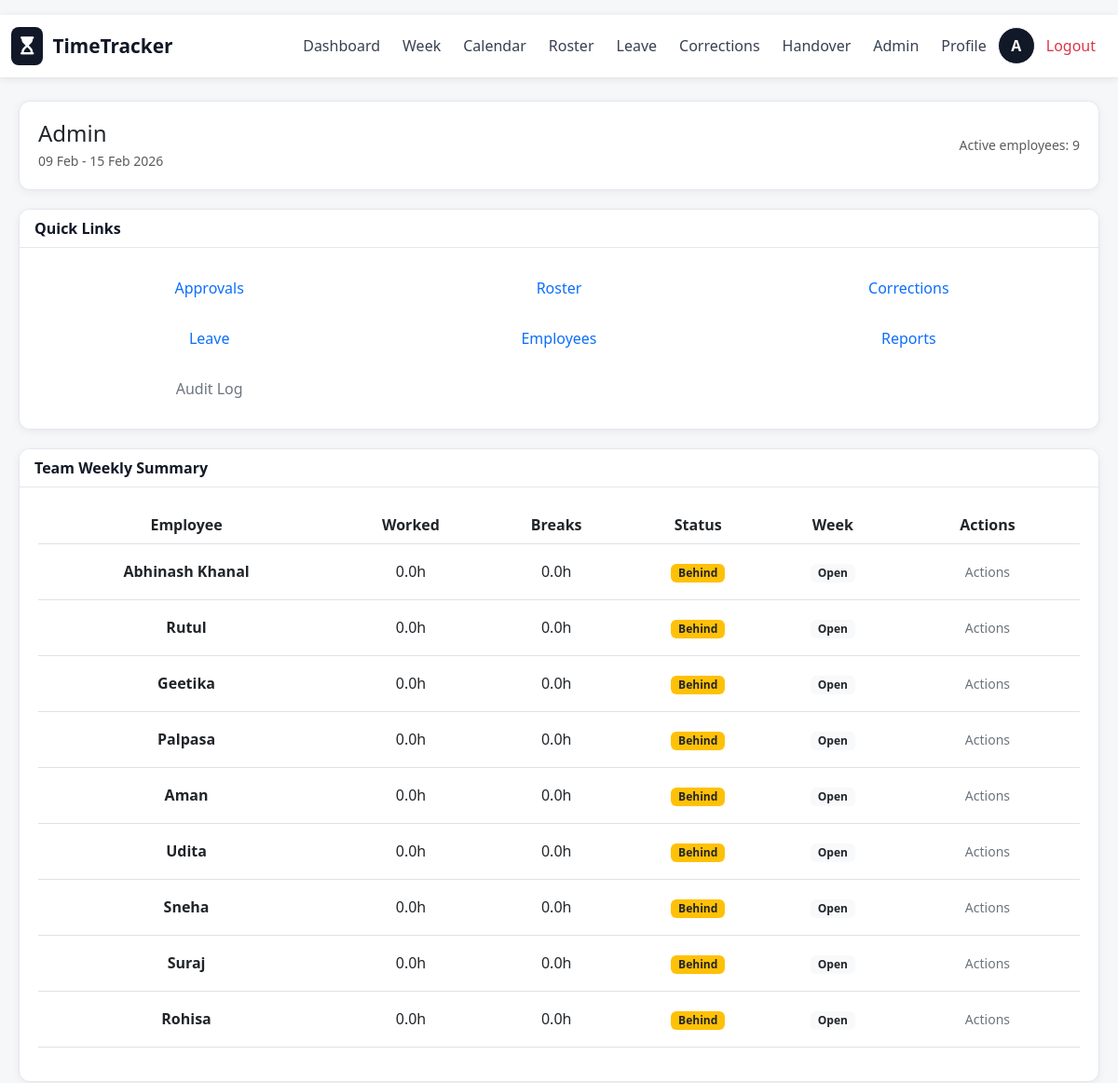
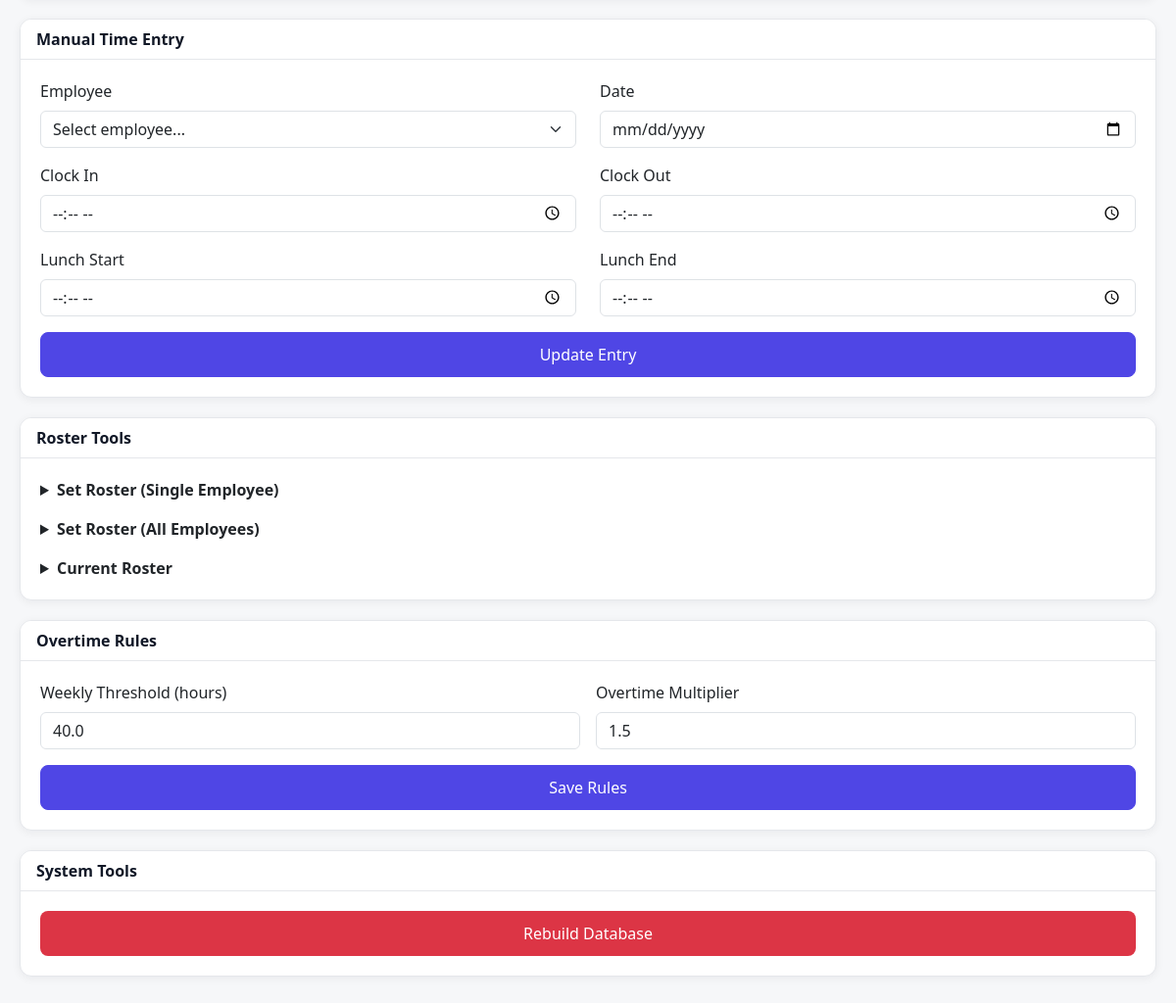
The page /admin (signed in) on the database its author committed (2 pictures, top to bottom).
### app.py (models this page shows)
class User(UserMixin, db.Model):
    id = db.Column(db.Integer, primary_key=True)
    name = db.Column(db.String(100), unique=True, nullable=False)
    email = db.Column(db.String(100), unique=True)
    password = db.Column(db.String(200), nullable=False)
    employee_id = db.Column(db.String(50), unique=True)
    department = db.Column(db.String(100))
    role = db.Column(db.String(20), default='employee')  # 'employee' or 'admin'
    phone = db.Column(db.String(30))
    profile_pic = db.Column(db.String(200), default='default.png')
    is_active = db.Column(db.Boolean, default=True)
    is_admin = db.Column(db.Boolean, default=False)
    is_staff = db.Column(db.Boolean, default=True)
    position = db.Column(db.String(100))
    visa_type = db.Column(db.String(50))
    weekly_hour_limit = db.Column(db.Float)
    created_at = db.Column(db.DateTime, default=datetime.now)
    last_login = db.Column(db.DateTime)

class SystemSettings(db.Model):
    id = db.Column(db.Integer, primary_key=True)
    working_hours_per_day = db.Column(db.Float, default=8.0)
    lunch_break_duration = db.Column(db.Integer, default=60)  # minutes
    dinner_break_duration = db.Column(db.Integer, default=30)  # minutes
    weekly_target_hours = db.Column(db.Float, default=48.0)
    session_timeout_minutes = db.Column(db.Integer, default=480)  # 8 hours
    overtime_threshold_hours = db.Column(db.Float, default=40.0)
    overtime_multiplier = db.Column(db.Float, default=1.5)

### app.py (the view, shortened to what this page needs)
@app.route("/admin", methods=["GET", "POST"])
@login_required
def admin():
    if current_user.role != 'admin' and not current_user.is_admin:
        return "Unauthorized", 403
    w_start, w_end = get_week_range()
    users = User.query.all()
    summaries = []
    roster_entries = Roster.query.all()
    user_map = {u.id: u for u in users}
    settings = get_settings()
    for user in users:
        entries = TimeEntry.query.filter(
            TimeEntry.user_id == user.id,
            TimeEntry.day >= w_start,
            TimeEntry.day <= w_end
        ).all()
        total_work = 0
        total_break = 0
        for entry in entries:
            if entry.clock_in:
                work, breaks = work_and_break_minutes(entry)
                total_work += work
                total_break += breaks
        work_hours = total_work / 60
        flag = "✓" if work_hours >= settings.weekly_target_hours else f"⚠ {settings.weekly_target_hours - work_hours:.1f}h"
        summaries.append({
            'id': user.id,
            'name': user.name,
            'work': f"{work_hours:.1f}h",
            'breaks': f"{total_break/60:.1f}h",
            'flag': flag,
            'locked': is_week_locked(user.id, w_start)
        })
    days_of_week = ['Monday', 'Tuesday', 'Wednesday', 'Thursday', 'Friday', 'Saturday', 'Sunday']
    return render_template(
        "admin.html",
        w_start=w_start,
        w_end=w_end,
        summaries=summaries,
        users=users,
        days_of_week=days_of_week,
        settings=settings,
        roster_entries=roster_entries,
        user_map=user_map
    )

### app.py (called while the page is built)
@login_manager.user_loader
def load_user(user_id):
    return User.query.get(int(user_id))

def get_week_range(d=None):
    if d is None:
        d = date.today()
    if isinstance(d, datetime):
        d = d.date()
    monday = d - timedelta(days=d.weekday())
    sunday = monday + timedelta(days=6)
    return monday, sunday

@app.before_request
def prepare_schema():
    if not app.config.get("SCHEMA_READY"):
        ensure_schema()
        app.config["SCHEMA_READY"] = True

def get_settings():
    settings = SystemSettings.query.first()
    if not settings:
        settings = SystemSettings()
        db.session.add(settings)
        db.session.commit()
    return settings

def is_week_locked(user_id, day):
    w_start, w_end = get_week_range(day)
    lock = WeekApproval.query.filter_by(
        user_id=user_id,
        week_start=w_start,
        week_end=w_end,
        locked=True
    ).first()
    return bool(lock)

### templates/admin.html (shortened to what this page needs)
{% extends "base.html" %}
{% block content %}
<div class="card">
  <div class="card-body d-flex flex-wrap justify-content-between align-items-center gap-2">
    <div>
      <div class="h4 mb-1">Admin</div>
      <div class="text-muted small">{{ w_start.strftime("%d %b") }} - {{ w_end.strftime("%d %b %Y") }}</div>
    </div>
    <div class="text-muted small">Active employees: {{ summaries|length }}</div>
  </div>
</div>
<div class="card">
  <div class="card-header">Quick Links</div>
  <div class="card-body">
    <div class="row g-2">
      <div class="col-md-4">
        <a href="/approve-timesheet" class="btn btn-outline-primary w-100">Approvals</a>
      </div>
      <div class="col-md-4">
        <a href="/roster-admin" class="btn btn-outline-primary w-100">Roster</a>
      </div>
      <div class="col-md-4">
        <a href="/approve-corrections" class="btn btn-outline-primary w-100">Corrections</a>
      </div>
      <div class="col-md-4">
        <a href="/approve-leave" class="btn btn-outline-primary w-100">Leave</a>
      </div>
      <div class="col-md-4">
        <a href="/employee-management" class="btn btn-outline-primary w-100">Employees</a>
      </div>
      <div class="col-md-4">
        <a href="/reports" class="btn btn-outline-primary w-100">Reports</a>
      </div>
      <div class="col-md-4">
        <a href="/audit-log" class="btn btn-outline-secondary w-100">Audit Log</a>
      </div>
    </div>
  </div>
</div>
<div class="card">
  <div class="card-header">Team Weekly Summary</div>
  <div class="card-body">
    <div class="table-responsive">
      <table class="table table-hover align-middle">
        <thead>
          <tr>
            <th>Employee</th>
            <th>Worked</th>
            <th>Breaks</th>
            <th>Status</th>
            <th>Week</th>
            <th>Actions</th>
          </tr>
        </thead>
        <tbody>
          {% for s in summaries %}
            <tr>
              <td><strong>{{ s.name }}</strong></td>
              <td>{{ s.work }}</td>
              <td>{{ s.breaks }}</td>
              <td>
                {% if '✓' in s.flag %}
                  <span class="badge bg-success">On target</span>
                {% else %}
                  <span class="badge bg-warning text-dark">Behind</span>
                {% endif %}
              </td>
              <td>
                {% if s.locked %}
                  <span class="badge bg-secondary">Locked</span>
                {% else %}
                  <span class="badge bg-light text-dark">Open</span>
                {% endif %}
              </td>
              <td>
                <button class="btn btn-sm btn-outline-secondary" data-bs-toggle="dropdown">Actions</button>
              </td>
            </tr>
          {% endfor %}
        </tbody>
      </table>
    </div>
  </div>
</div>
<div class="card">
  <div class="card-header">Manual Time Entry</div>
  <div class="card-body">
    <form method="post">
      <div class="row mb-3">
        <div class="col-md-6">
          <label class="form-label">Employee</label>
          <select name="user_name" class="form-select" required>
            <option value="">Select employee...</option>
          </select>
        </div>
        <div class="col-md-6">
          <label class="form-label">Date</label>
          <input type="date" name="entry_date" class="form-control" required>
        </div>
      </div>
      <div class="row mb-3">
        <div class="col-md-6">
          <label class="form-label">Clock In</label>
          <input type="time" name="clock_in" class="form-control">
        </div>
        <div class="col-md-6">
          <label class="form-label">Clock Out</label>
          <input type="time" name="clock_out" class="form-control">
        </div>
      </div>
      <div class="row mb-3">
        <div class="col-md-6">
          <label class="form-label">Lunch Start</label>
          <input type="time" name="lunch_start" class="form-control">
        </div>
        <div class="col-md-6">
          <label class="form-label">Lunch End</label>
          <input type="time" name="lunch_end" class="form-control">
        </div>
      </div>
      <button type="submit" class="btn btn-primary w-100">Update Entry</button>
    </form>
  </div>
</div>
<div class="card">
  <div class="card-header">Roster Tools</div>
  <div class="card-body">
    <details class="mb-3">
      <summary class="fw-semibold">Set Roster (Single Employee)</summary>
    </details>
    <details class="mb-3">
      <summary class="fw-semibold">Set Roster (All Employees)</summary>
    </details>
    <details>
      <summary class="fw-semibold">Current Roster</summary>
    </details>
  </div>
</div>
<div class="card">
  <div class="card-header">Overtime Rules</div>
  <div class="card-body">
    <form method="post">
      <div class="row g-3">
        <div class="col-md-6">
          <label class="form-label">Weekly Threshold (hours)</label>
          <input type="number" step="0.1" name="overtime_threshold" class="form-control" value="{{ settings.overtime_threshold_hours }}" required>
        </div>
        <div class="col-md-6">
          <label class="form-label">Overtime Multiplier</label>
          <input type="number" step="0.1" name="overtime_multiplier" class="form-control" value="{{ settings.overtime_multiplier }}" required>
        </div>
      </div>
      <button type="submit" class="btn btn-primary w-100 mt-3">Save Rules</button>
    </form>
  </div>
</div>
<div class="card">
  <div class="card-header">System Tools</div>
  <div class="card-body">
    <form method="post" onsubmit="return confirm('Rebuild database? This clears all data.');">
      <button type="submit" class="btn btn-danger w-100">Rebuild Database</button>
    </form>
  </div>
</div>
{% endblock %}

### templates/base.html (shortened to what this page needs)
<!doctype html>
<html>
<head>
  <link href="https://cdn.jsdelivr.net/npm/bootstrap@5.3.0/dist/css/bootstrap.min.css" rel="stylesheet">
  <link rel="stylesheet" href="https://cdnjs.cloudflare.com/ajax/libs/font-awesome/6.4.0/css/all.min.css">
</head>
<body>
  <nav class="navbar navbar-expand-lg navbar-light mb-4">
    <div class="container-fluid" style="max-width: 1200px; margin: 0 auto;">
      <a class="navbar-brand" href="/dashboard">
        <span class="logo-icon"><i class="fas fa-hourglass-start"></i></span>
        <span>TimeTracker</span>
      </a>
      <div class="collapse navbar-collapse" id="navbarNav">
        <ul class="navbar-nav ms-auto align-items-center">
          {% if current_user.is_authenticated %}
            <li class="nav-item">
              <a class="nav-link" href="/dashboard">Dashboard</a>
            </li>
            <li class="nav-item">
              <a class="nav-link" href="/week">Week</a>
            </li>
            <li class="nav-item">
              <a class="nav-link" href="/calendar">Calendar</a>
            </li>
            <li class="nav-item">
              <a class="nav-link" href="/roster">Roster</a>
            </li>
            <li class="nav-item">
              <a class="nav-link" href="/leave-request">Leave</a>
            </li>
            <li class="nav-item">
              <a class="nav-link" href="/request-correction">Corrections</a>
            </li>
            <li class="nav-item">
              <a class="nav-link" href="/handover">Handover</a>
            </li>
            {% if current_user.role == 'admin' or current_user.is_admin %}
              <li class="nav-item">
                <a class="nav-link" href="/admin">Admin</a>
              </li>
            {% endif %}
            <li class="nav-item">
              <a class="nav-link" href="/settings">Profile</a>
            </li>
            <li class="nav-item">
              <div class="avatar" style="cursor: pointer;" title="{{ current_user.name }}">
                {{ (current_user.name or 'U')[0].upper() }}
              </div>
            </li>
            <li class="nav-item">
              <a class="nav-link text-danger" href="/logout">Logout</a>
            </li>
          {% endif %}
        </ul>
      </div>
    </div>
  </nav>
  <div class="container-fluid" style="max-width: 1200px; margin: 0 auto; padding: 0 20px;">
    {% block content %}{% endblock %}
  </div>
</body>
</html>

### templates/base.html (style rules this page uses)
:root { --primary: #4f46e5; --success: #10b981; --danger: #ef4444; --warning: #f59e0b; --info: #06b6d4; --bg: #f6f7f9; --card: #ffffff; --border: #e5e7eb; --text: #111827; --muted: #6b7280; }
a, button, .btn, .card, .nav-link, .form-control, .form-select { transition: all 0.2s ease; }
body { background: var(--bg); min-height: 100vh; color: var(--text); font-family: 'Segoe UI', Tahoma, Geneva, Verdana, sans-serif; padding: 16px 0 32px; -webkit-font-smoothing: antialiased; -moz-osx-font-smoothing: grayscale; }
.navbar { background: #ffffff !important; box-shadow: 0 1px 8px rgba(17, 24, 39, 0.08); border-bottom: 1px solid var(--border); }
.navbar-brand { font-weight: 700; font-size: 1.3rem; color: var(--text); display: flex; align-items: center; gap: 10px; }
.navbar-nav .nav-link { border-radius: 10px; padding: 8px 12px; margin: 2px 4px; color: #374151; font-weight: 500; }
.logo-icon { font-size: 1.2rem; background: #111827; padding: 6px 10px; border-radius: 8px; color: white; }
.card { border: 1px solid var(--border); border-radius: 12px; box-shadow: 0 2px 10px rgba(17, 24, 39, 0.06); margin-bottom: 20px; overflow: hidden; background: var(--card); }
.card-body { padding: 20px; }
.avatar { width: 40px; height: 40px; border-radius: 50%; display: flex; align-items: center; justify-content: center; font-weight: 600; color: white; font-size: 16px; background: #111827; border: 1px solid #ffffff; }
.card-header { background: #ffffff; color: var(--text); border-bottom: 1px solid var(--border); border-radius: 12px 12px 0 0; font-weight: 600; }
.btn { border-radius: 8px; padding: 10px 14px; font-weight: 500; border: 1px solid transparent; }
.btn-primary { background: var(--primary); border-color: var(--primary); }
table { border-collapse: collapse; }
table thead { background: #f3f4f6; color: var(--text); }
table td, table th { padding: 12px; text-align: center; }
.navbar { background: #ffffff; box-shadow: 0 1px 8px rgba(17, 24, 39, 0.08); }

### rows shown on the page
User: name "A", name "Abhinash Khanal", work "0.0h", breaks "0.0h"
User: name "Rutul", work "0.0h", breaks "0.0h"
User: name "Geetika", work "0.0h", breaks "0.0h"
User: name "Palpasa", work "0.0h", breaks "0.0h"
User: name "Aman", work "0.0h", breaks "0.0h"
User: name "Udita", work "0.0h", breaks "0.0h"
User: name "Sneha", work "0.0h", breaks "0.0h"
User: name "Suraj", work "0.0h", breaks "0.0h"
User: name "Rohisa", work "0.0h", breaks "0.0h"
SystemSettings: overtime_threshold "40.0", overtime_multiplier "1.5"

### other values the page prints
{{ summaries|length }} "9"
